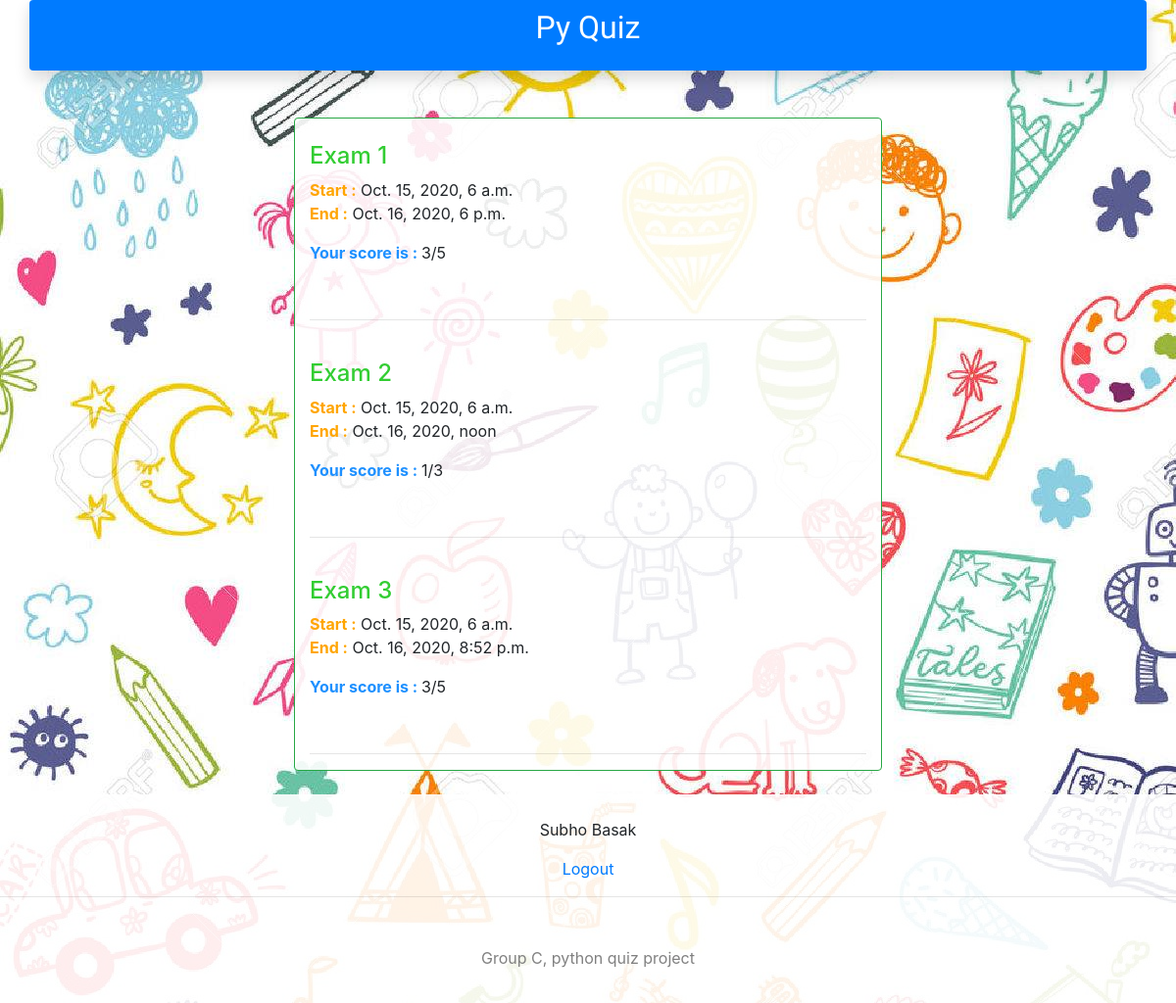
The app's page / (signed in) with its own data.
### home/models.py (models this page shows, shortened)
class Exam(models.Model):
    title = models.CharField(max_length=200, default='')
    start = models.DateTimeField(verbose_name='Exam starting time')
    end = models.DateTimeField(verbose_name='Exam ending time')
    questions = models.IntegerField(verbose_name='Number of questions', default=1)
    def is_active(self):
        now = timezone.now()
        if self.start <= now and self.end > now:
            return True
        return False

class Score(models.Model):
    user = models.ForeignKey(verbose_name='User', to=User, on_delete=models.CASCADE, null=True)
    exam = models.ForeignKey(verbose_name='Exam', to=Exam, on_delete=models.CASCADE, null=True)
    score = models.IntegerField(verbose_name='Score', default=0)
    start = models.DateTimeField(verbose_name='Starting time', auto_now_add=True)
    end = models.DateTimeField(verbose_name='Ending time', auto_now_add=True)

### home/views.py (the view)
# urls.py: path('', views.index_view, name='index'),
@login_required
def index_view(request):
    exams = Exam.objects.all()
    scores = []
    for e in exams:
        try:
            scores.append(Score.objects.get(user=request.user, exam=e))
        except Score.DoesNotExist:
            scores.append(-1)
    exam_score_zip = zip(exams, scores)
    return render(request, 'index.html', {'es_zip': exam_score_zip})

### templates/index.html (shortened to what this page needs)
{% extends 'base.html' %}
{% load static %}
{% block content %}
    <div class="border border-success col-lg-6 col-md-7 col-sm-11 rounded" style="margin: auto; background: #ffffffe6">
        {% for e, s in es_zip %}
            <br>
            <h4 style="color: limegreen;">{{e.title}}</h4>
            <p><span style="font-weight: bold; color: orange;">Start :</span> {{e.start}}<br>
                <span style="font-weight: bold; color: orange;">End :</span> {{e.end}}</p>
            {% if e.is_active and s.score == 0 %}
                <center><a class="btn btn-danger" href="{% url 'exam' e.id %}">Start exam</a></center>
            {% elif s.score %}
                <p><span style="font-weight: bold; color: dodgerblue;">Your score is : </span>{{s.score}}/{{e.questions}}</p>
            {% else %}
                <p style="font-weight: bold; color: red;">You missed the exam!</p>
            {% endif %}
            <br>
            <hr>
        {% endfor %}
    </div>
    <br>
{% endblock %}

### templates/base.html (shortened to what this page needs)
{% load static %}
<!doctype html>
<html lang="en">
  <head>
    <link rel="stylesheet" href="https://stackpath.bootstrapcdn.com/bootstrap/4.5.2/css/bootstrap.min.css">
    <link rel="stylesheet" href="{% static 'css/style.css' %}" />
  </head>
  <body style="background: url('{% static 'images/bg_img.jpg' %}')">
    <div class="container bg-primary p-1 shadow rounded">
      <p class="main_header"><a href="{% url 'index' %}" style="text-decoration: none; color: #fff;">Py Quiz</a></p>
    </div>
    <br><br>
    {% block content %}
    {% endblock %}
    <footer style="text-align: center; background: #ffffffe6;">
      <br>
      <p>{{user.first_name}} {{user.last_name}}</p>
      <a href="{% url 'logout' %}">Logout</a>
      <hr>
      <br>
      <p class="main_footer">
        Group C, python quiz project
      </p>
      <br>
    </footer>
  </body>
</html>

### static/css/style.css (style rules this page uses)
.main_header { color: #fff; font-size: 2rem; text-align: center; font-family: "Sansita Swashed", cursive; }
.main_footer { margin: 10px; color: gray; text-align: center; }

### records on screen
Exam: title "Exam 1", start "Oct. 15, 2020, 6 a.m.", end "Oct. 16, 2020, 6 p.m.", score "3", questions "5"
Exam: title "Exam 2", start "Oct. 15, 2020, 6 a.m.", end "Oct. 16, 2020, noon", score "1", questions "3"
Exam: title "Exam 3", start "Oct. 15, 2020, 6 a.m.", end "Oct. 16, 2020, 8:52 p.m.", score "3", questions "5"

### other values on screen
{{ user.first_name }} "Subho"
{{ user.last_name }} "Basak"
